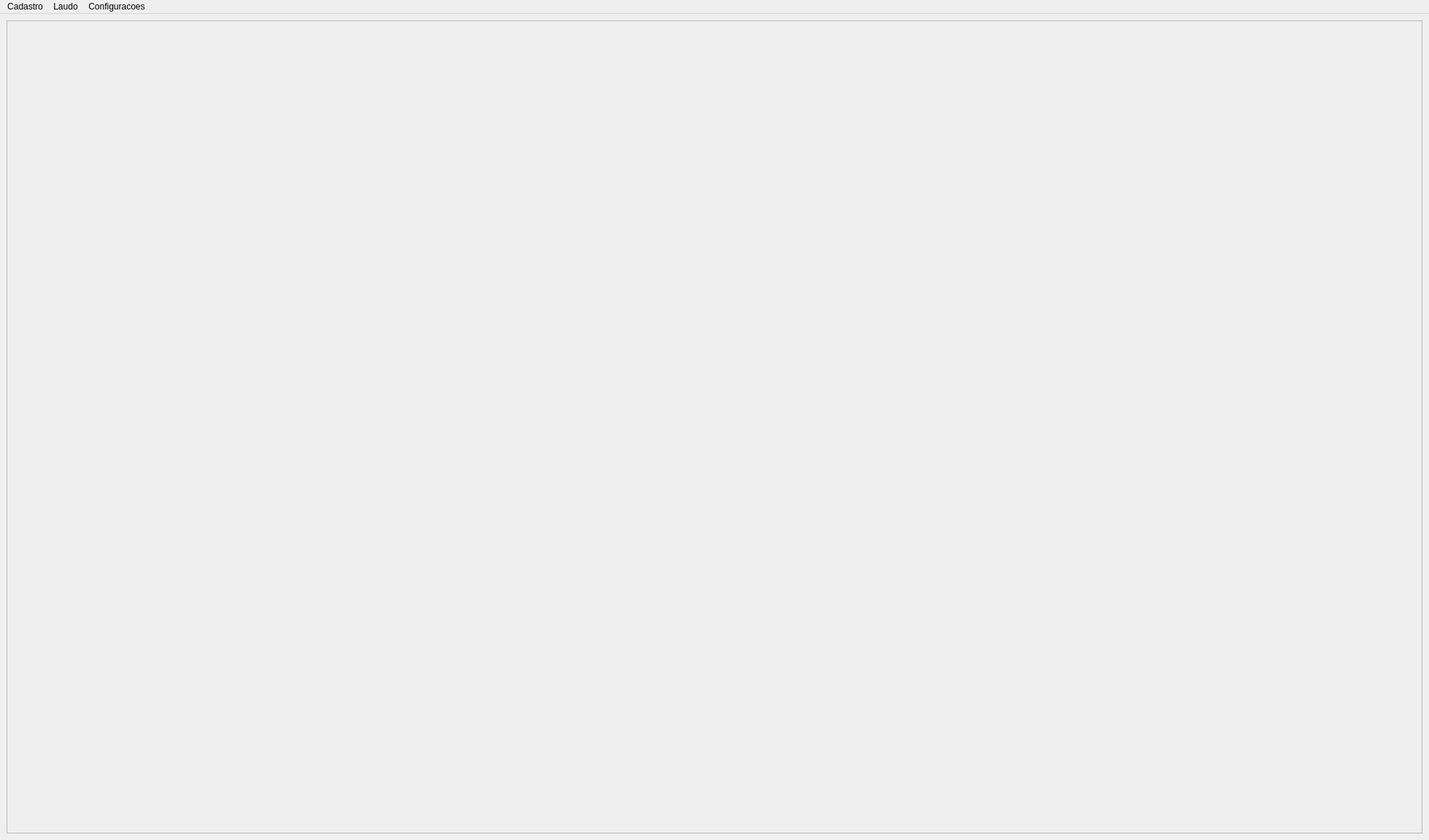
<?xml version="1.0" encoding="UTF-8"?>
<ui version="4.0">
 <class>MainWindow</class>
 <widget class="QMainWindow" name="MainWindow">
  <property name="geometry">
   <rect>
    <x>0</x>
    <y>0</y>
    <width>1958</width>
    <height>1151</height>
   </rect>
  </property>
  <property name="sizePolicy">
   <sizepolicy hsizetype="Ignored" vsizetype="Ignored">
    <horstretch>0</horstretch>
    <verstretch>0</verstretch>
   </sizepolicy>
  </property>
  <property name="windowTitle">
   <string>MainWindow</string>
  </property>
  <widget class="QWidget" name="centralwidget">
   <layout class="QHBoxLayout" name="horizontalLayout_2">
    <item>
     <widget class="QFrame" name="frame">
      <property name="enabled">
       <bool>true</bool>
      </property>
      <property name="sizePolicy">
       <sizepolicy hsizetype="Ignored" vsizetype="Ignored">
        <horstretch>0</horstretch>
        <verstretch>0</verstretch>
       </sizepolicy>
      </property>
      <property name="styleSheet">
       <string notr="true">color: rgb(70, 0, 0);</string>
      </property>
      <property name="frameShape">
       <enum>QFrame::Shape::StyledPanel</enum>
      </property>
      <property name="frameShadow">
       <enum>QFrame::Shadow::Raised</enum>
      </property>
      <layout class="QHBoxLayout" name="horizontalLayout">
       <item>
        <widget class="QLabel" name="label">
         <property name="sizePolicy">
          <sizepolicy hsizetype="Ignored" vsizetype="Ignored">
           <horstretch>0</horstretch>
           <verstretch>0</verstretch>
          </sizepolicy>
         </property>
         <property name="text">
          <string/>
         </property>
         <property name="pixmap">
          <pixmap>../../../../Downloads/UpscaleImage_1_20240722.jpeg</pixmap>
         </property>
         <property name="scaledContents">
          <bool>false</bool>
         </property>
         <property name="textInteractionFlags">
          <set>Qt::TextInteractionFlag::LinksAccessibleByMouse</set>
         </property>
        </widget>
       </item>
      </layout>
     </widget>
    </item>
   </layout>
  </widget>
  <widget class="QMenuBar" name="menubar">
   <property name="geometry">
    <rect>
     <x>0</x>
     <y>0</y>
     <width>1958</width>
     <height>33</height>
    </rect>
   </property>
   <widget class="QMenu" name="menuCadastro">
    <property name="title">
     <string>Cadastro</string>
    </property>
    <addaction name="actionSolicitante"/>
    <addaction name="actionPropriedade"/>
    <addaction name="actionAmostra"/>
   </widget>
   <widget class="QMenu" name="menuLaudo">
    <property name="title">
     <string>Laudo</string>
    </property>
    <addaction name="actionGerar_laudo"/>
    <addaction name="actionConsultar_laudo"/>
   </widget>
   <widget class="QMenu" name="menuConfigura_es">
    <property name="title">
     <string>Configuracoes</string>
    </property>
    <addaction name="actionGr_ficos"/>
    <addaction name="actionFatores_vari_veis"/>
   </widget>
   <addaction name="menuCadastro"/>
   <addaction name="menuLaudo"/>
   <addaction name="menuConfigura_es"/>
  </widget>
  <action name="actionSolicitante">
   <property name="text">
    <string>Solicitante</string>
   </property>
  </action>
  <action name="actionPropriedade">
   <property name="text">
    <string>Propriedade</string>
   </property>
  </action>
  <action name="actionAmostra">
   <property name="text">
    <string>Amostra</string>
   </property>
  </action>
  <action name="actionGerar_laudo">
   <property name="text">
    <string>Gerar laudo</string>
   </property>
  </action>
  <action name="actionConsultar_laudo">
   <property name="text">
    <string>Consultar laudo</string>
   </property>
  </action>
  <action name="actionGr_ficos">
   <property name="text">
    <string>Graficos</string>
   </property>
  </action>
  <action name="actionFatores_vari_veis">
   <property name="text">
    <string>Fatores variaveis</string>
   </property>
  </action>
 </widget>
 <resources/>
 <connections/>
</ui>
